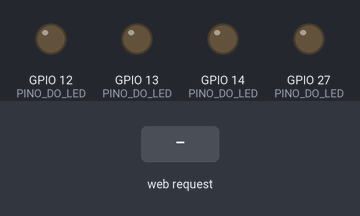
The sketch below on a simulated ESP32. Shown: output pins drawn as LEDs (lit = HIGH). The inputs (shaded band) are chosen by the test bench. WiFi joins after 1.5 s; servers stay silent unless stated; what the sketch prints to the serial monitor is not drawn.

Above: at 2.7 s.
2.8 s: HTTP request GET /LS received
At 4.0 s:
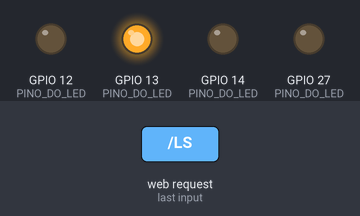
4.3 s: HTTP request GET /LC received
At 5.2 s:
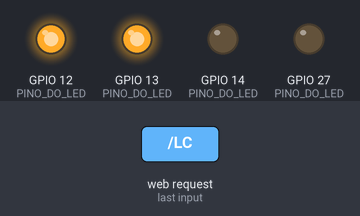
5.8 s: HTTP request GET /AS received
At 6.3 s:
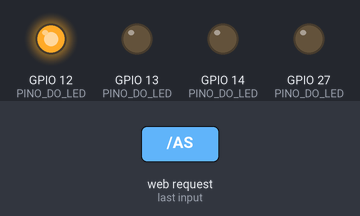
7.3 s: HTTP request GET /LQ received
At 8.5 s:
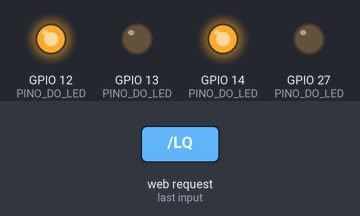
8.8 s: HTTP request GET /AC received
At 9.8 s:
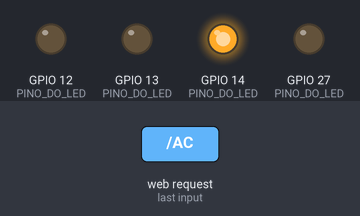
10.3 s: HTTP request GET /LG received
At 11.0 s:
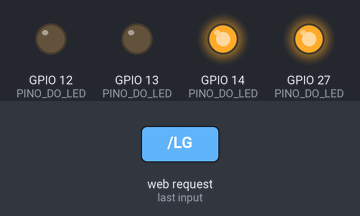
Timing chart, 0 to 12.8 s (numbered marks = the images above; inputs shaded):
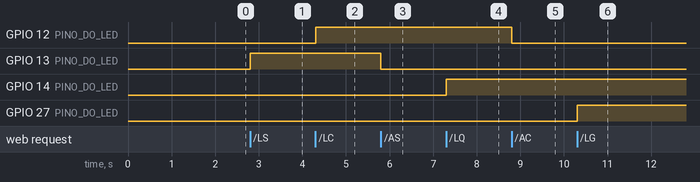

Measured:
- after the input at 2.8 s, GPIO 13 (PINO_DO_LED): LOW → HIGH at once
- after the input at 4.3 s, GPIO 12 (PINO_DO_LED): LOW → HIGH at once
- after the input at 5.8 s, GPIO 13 (PINO_DO_LED): HIGH → LOW at once
- after the input at 7.3 s, GPIO 14 (PINO_DO_LED): LOW → HIGH at once
- after the input at 8.8 s, GPIO 12 (PINO_DO_LED): HIGH → LOW at once
- after the input at 10.3 s, GPIO 27 (PINO_DO_LED): LOW → HIGH at once

The sketch:

CASA-INTEGRADA1.0.ino
```cpp
/*
 WiFi Web Server LED Blink

 A simple web server that lets you blink an LED via the web.
 This sketch will print the IP address of your WiFi Shield (once connected)
 to the Serial monitor. From there, you can open that address in a web browser
 to turn on and off the LED on pin 5.

 If the IP address of your shield is yourAddress:
 http://yourAddress/H turns the LED on
 http://yourAddress/L turns it off

 This example is written for a network using WPA encryption. For
 WEP or WPA, change the Wifi.begin() call accordingly.

 Circuit:
 * WiFi shield attached
 * LED attached to pin 5

 created for arduino 25 Nov 2012
 by Tom Igoe

ported for sparkfun esp32
31.01.2017 by Jan Hendrik Berlin

 */

#include <WiFi.h>

const char* ssid     = "brisa-1403078";
const char* password = "1tite2wp";

WiFiServer server(80);

void setup()
{
    Serial.begin(115200);
    pinMode(13, OUTPUT);      // PINO DO LED
    pinMode(12, OUTPUT);      // PINO DO LED
    pinMode(14, OUTPUT);      // PINO DO LED
    pinMode(27, OUTPUT);      // PINO DO LED

    delay(10);

    // We start by connecting to a WiFi network

    Serial.println();
    Serial.println();
    Serial.print("Connecting to ");
    Serial.println(ssid);

    WiFi.begin(ssid, password);

    while (WiFi.status() != WL_CONNECTED) {
        delay(500);
        Serial.print(".");
    }

    Serial.println("");
    Serial.println("WiFi connected.");
    Serial.println("IP address: ");
    Serial.println(WiFi.localIP());

    server.begin();

}

int value = 0;

void loop(){
 WiFiClient client = server.available();   // listen for incoming clients

  if (client) {                             // if you get a client,
    Serial.println("New Client.");           // print a message out the serial port
    String currentLine = "";                // make a String to hold incoming data from the client
    while (client.connected()) {            // loop while the client's connected
      if (client.available()) {             // if there's bytes to read from the client,
        char c = client.read();             // read a byte, then
        Serial.write(c);                    // print it out the serial monitor
        if (c == '\n') {                    // if the byte is a newline character

          // if the current line is blank, you got two newline characters in a row.
          // that's the end of the client HTTP request, so send a response:
          if (currentLine.length() == 0) {
            // HTTP headers always start with a response code (e.g. HTTP/1.1 200 OK)
            // and a content-type so the client knows what's coming, then a blank line:
            client.println("HTTP/1.1 200 OK");
            client.println("Content-type:text/html");
            client.println();

            // the content of the HTTP response follows the header:
            client.print("<html>");
              client.print("<head>");
                client.print("<meta charset='UTF-8'>");
                client.print("<meta http-equiv='X-UA-Compatible' content='IE=edge'");
                client.print("name='viewport' content='width=device-width, initial-scale=1.0'");
                client.print("<title>CASA INTEGRADA</title>");
                //CSS
                client.print("<style>body{height:100vh;margin:0px;display:grid;grid-template-rows:120px 1fr 60px;grid-template-columns:1fr;grid-template-areas:'cabecalho''principal''rodape';}</style>");
                client.print("<style>.cabecalho{grid-area: cabecalho;background-color: #381d97;color:#fff;display:flex;flex-direction: column;justify-content: center;align-items: center;padding-bottom: 10px;z-index: 1;box-shadow: 0px 4px 10px -2px rgba(0, 0, 0, 0.55);}</style>");
                client.print("<style>.cabecalho > h1{ margin:0px;font-weight:300;font-size:2.8rem;}.cabecalho > h2{margin: 0px;font-weight: 200;font-size: 1.6rem;}.principal{grid-area: principal;background-color: #f0f0f0;height: calc(100vh - 180px);padding: 20px;}</style>");
                client.print("<style>.conteudo{position:realive;height:100%;overflow-y: scroll;background-color: #fff;padding: 20px;box-shadow:0px 0px 25px 0px rgba(0, 0, 0, 0.2);}</style>");
                client.print("<style>.rodape{grid-area: rodape;background-color: #381d97;display:flex;justify-content: center;align-items: center;font-size: 1.2rem;padding-inline: 20px;color:#fff;}</style>");
                client.print("<style>.modulos{display:flex;flex-wrap: wrap;justify-content: space-around;}.modulo{flex-basis: 32%;margin-bottom:20px;border-radius:5px;}.modulo > h3{margin:0px;color: #fff;font-weight:300;font-size: 1.5rem;padding: 10px 20px;background-color: #381d97;}</style>");
                client.print("<style>.modulo > ul {margin:0px;padding:10px;list-style: none;}.modulo > ul > li{padding: 5px;font-size: 1.2rem;cursor: pointer;}.modulo > ul > li > a{display: flex;text-decoration: none;color:#222;}.modulo > ul > li:hover{background-color: #eee;}</style>");
                client.print("<style>.modulo.verde {border: 2px solid darkgreen;}.modulo.verde > h3{background-color: darkgreen;}.modulo.azul {border: 2px solid darkblue;}.modulo.azul > h3{background-color: darkblue;}</style>");
                //FIM CSS
              client.print("</head>");
              client.print("<body>");
                client.print("<header class='cabecalho'>");
                   client.print("<h1>Casa Integrada 1.0</h1>");
                   client.print("<h2>Projeto IOT</h2>");
                client.print("</header>");
                client.print("<main class='principal'>");
                  client.print("<div class='conteudo'>");
                    client.print("<nav class='modulos'>");
                      client.print("<div class='modulo verde'>");
                        client.print("<h3>LIGAR LUZES</h3>");
                        //BOTÕES
                        client.print("<ul>");
                          client.print("<li>");
                            client.print("<a href='/LS'>LIGAR LUZ DA SALA</a>");
                          client.print("</li>");
                          client.print("<li>");
                            client.print("<a href='/LC'>LIGAR LUZ DA COZINHA</a>");
                          client.print("</li>");
                          client.print("<li>");
                            client.print("<a href='/LQ'>LIGAR LUZ DO QUARTO</a>");
                          client.print("</li>");
                          client.print("<li>");
                            client.print("<a href='/LG'>LIGAR LUZ DA GARAGEM</a>");
                          client.print("</li>");
                          client.print("<li>");
                            client.print("<a href='/LT'>LIGAR TODAS AS LUZES</a>");
                          client.print("</li>");
                        client.print("</ul>");
                        //FIM BOTÕES
                      client.print("</div>");
                      client.print("<div class='modulo azul'>");
                        client.print("<h3>APAGAR LUZES</h3>");
                        //BOTÕES
                        client.print("<ul>");
                          client.print("<li>");
                            client.print("<a href='/AS'>APAGAR LUZ DA SALA</a>");
                          client.print("</li>");
                          client.print("<li>");
                            client.print("<a href='/AC'>APAGAR LUZ DA COZINHA</a>");
                          client.print("</li>");
                          client.print("<li>");
                            client.print("<a href='/AQ'>APAGAR LUZ DO QUARTO</a>");
                          client.print("</li>");
                          client.print("<li>");
                            client.print("<a href='/AG'>APAGAR LUZ DA GARAGEM</a>");
                          client.print("</li>");
                          client.print("<li>");
                            client.print("<a href='/AT'>APAGAR TODAS AS LUZES</a>");
                          client.print("</li>");
                        client.print("</ul>");
                        //FIM BOTÕES
                      client.print("</div>");
                    client.print("</nav>");
                  client.print("</div>");
                client.print("</main>");
                client.print("<footer>");
                  client.print("<p>DESENVOLVIDO POR: EDUARDO CASTRO</p>");
                client.print("</footer>");
              client.print("</body>");
            client.print("</html>");

            // The HTTP response ends with another blank line:
            client.println();
            // break out of the while loop:
            break;
          } else {    // if you got a newline, then clear currentLine:
            currentLine = "";
          }
        } else if (c != '\r') {  // if you got anything else but a carriage return character,
          currentLine += c;      // add it to the end of the currentLine
        }

        // Check to see if the client request was "GET /H" or "GET /L":
        if (currentLine.endsWith("GET /LS")) {
          digitalWrite(13, HIGH);
        }
        if (currentLine.endsWith("GET /AS")) {
          digitalWrite(13, LOW);
        }
        if (currentLine.endsWith("GET /LC")) {
          digitalWrite(12, HIGH);
        }
        if (currentLine.endsWith("GET /AC")) {
          digitalWrite(12, LOW);
        }
        if (currentLine.endsWith("GET /LQ")) {
          digitalWrite(14, HIGH);
        }
        if (currentLine.endsWith("GET /AQ")) {
          digitalWrite(14, LOW);
        }
        if (currentLine.endsWith("GET /LG")) {
          digitalWrite(27, HIGH);
        }
        if (currentLine.endsWith("GET /AG")) {
          digitalWrite(27, LOW);
        }
        if (currentLine.endsWith("GET /LT")) {
          digitalWrite(13, HIGH);
          digitalWrite(12, HIGH);
          digitalWrite(14, HIGH);
          digitalWrite(27, HIGH);
        }
        if (currentLine.endsWith("GET /AT")) {
          digitalWrite(13, LOW);
          digitalWrite(12, LOW);
          digitalWrite(14, LOW);
          digitalWrite(27, LOW);
        }
      }
    }
    // close the connection:
    client.stop();
    Serial.println("Client Disconnected.");
  }
}
```
